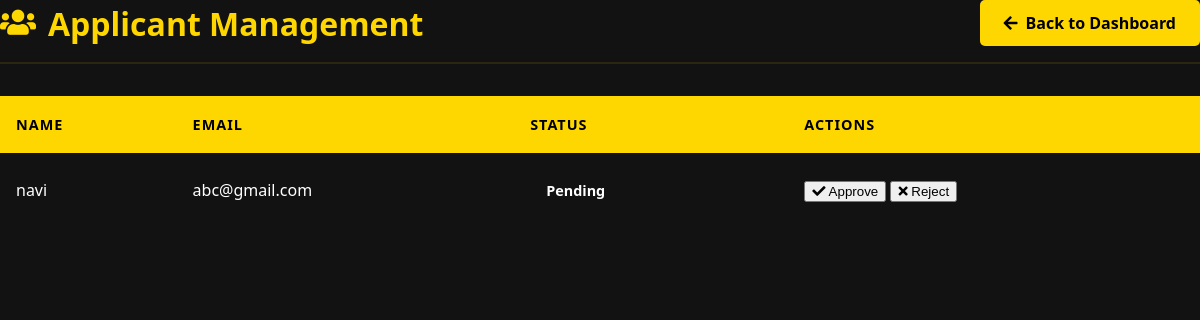
The app's page /view_applicants (signed in) with its own data.
### models.py (models this page shows, shortened)
class Applicants(db.Model):
    id = db.Column(db.Integer, primary_key=True)
    name = db.Column(db.String(100), nullable=False)
    email = db.Column(db.String(100), nullable=False, unique=True)
    password = db.Column(db.String(255), nullable=False)
    approval = db.Column(db.Boolean, default=False)

### app.py (the view)
@app.route('/view_applicants')
def view_applicants():
    if 'role' not in session or session['role'] not in ['employee', 'admin']:
        flash("Access Denied!", "danger")
        return redirect(url_for('employee_dashboard'))
    applicants = Applicants.query.all()
    return render_template('view_applicants.html', applicants=applicants)

### static/templates/view_applicants.html (shortened to what this page needs)
<!DOCTYPE html>
<html lang="en">
<head>
    <link rel="stylesheet" href="{{ url_for('static', filename='css/applicants.css') }}">
    <link rel="stylesheet" href="https://cdnjs.cloudflare.com/ajax/libs/font-awesome/5.15.4/css/all.min.css">
</head>
<body class="bg-gray-900 text-white">
    <div class="container">
        <header class="page-header">
            <h1 class="page-title">
                <i class="fas fa-users"></i> Applicant Management
            </h1>
            <a href="{{ url_for('employee_dashboard') }}" class="back-button">
                <i class="fas fa-arrow-left"></i> Back to Dashboard
            </a>
        </header>
        {% if applicants %}
        <section class="table-wrapper">
            <table class="applicant-table">
                <thead>
                    <tr>
                        <th>Name</th>
                        <th>Email</th>
                        <th>Status</th>
                        <th>Actions</th>
                    </tr>
                </thead>
                <tbody>
                    {% for applicant in applicants %}
                    <tr>
                        <td>{{ applicant.name }}</td>
                        <td>{{ applicant.email }}</td>
                        <td>
                            <span class="status {% if applicant.approval %}approved{% else %}pending{% endif %}">
                                {% if applicant.approval %}Approved{% else %}Pending{% endif %}
                            </span>
                        </td>
                        <td>
                            <form action="{{ url_for('approve_applicant', applicant_email=applicant.email) }}" method="post" style="display:inline;">
                                <button type="submit" class="btn approve-btn">
                                    <i class="fas fa-check"></i> Approve
                                </button>
                            </form>
                            <form action="{{ url_for('reject_applicant', applicant_email=applicant.email) }}" method="post" style="display:inline;">
                                <button type="submit" class="btn reject-btn">
                                    <i class="fas fa-times"></i> Reject
                                </button>
                            </form>
                        </td>
                    </tr>
                    {% endfor %}
                </tbody>
            </table>
        </section>
        {% else %}
        <div class="empty-state">
            <i class="fas fa-user-slash"></i>
            <p>No applicants found</p>
        </div>
        {% endif %}
    </div>
</body>
</html>

### static/css/applicants.css (style rules this page uses)
body { background-color: #121212; color: #fff; font-family: 'Segoe UI', Tahoma, Geneva, Verdana, sans-serif; margin: 0; padding: 0; min-height: 100vh; }
.page-header { display: flex; justify-content: space-between; align-items: center; margin-bottom: 2rem; padding-bottom: 1rem; border-bottom: 2px solid rgba(255, 215, 0, 0.1); }
.page-title { font-size: 2rem; color: #FFD700; margin: 0; font-weight: 600; display: flex; align-items: center; gap: 0.75rem; }
.page-title i { font-size: 1.8rem; }
.back-button { background-color: #FFD700; color: #000; padding: 0.75rem 1.5rem; border-radius: 5px; text-decoration: none; font-weight: bold; transition: all 0.3s ease; display: inline-flex; align-items: center; gap: 0.5rem; }
table { width: 100%; border-collapse: collapse; text-align: left; }
thead { background-color: #FFD700; }
th { color: #000; font-weight: bold; padding: 1.2rem 1rem; text-transform: uppercase; font-size: 0.9rem; letter-spacing: 1px; }
td { padding: 1.2rem 1rem; border-bottom: 1px solid rgba(255, 255, 255, 0.1); vertical-align: middle; }
tbody tr { transition: all 0.3s ease; }
tbody tr:last-child td { border-bottom: none; }
.status { padding: 0.5rem 1rem; border-radius: 20px; font-weight: bold; font-size: 0.9rem; display: inline-block; }

### records on screen
Applicants: name "navi", email "abc@gmail.com", approval "Pending"
